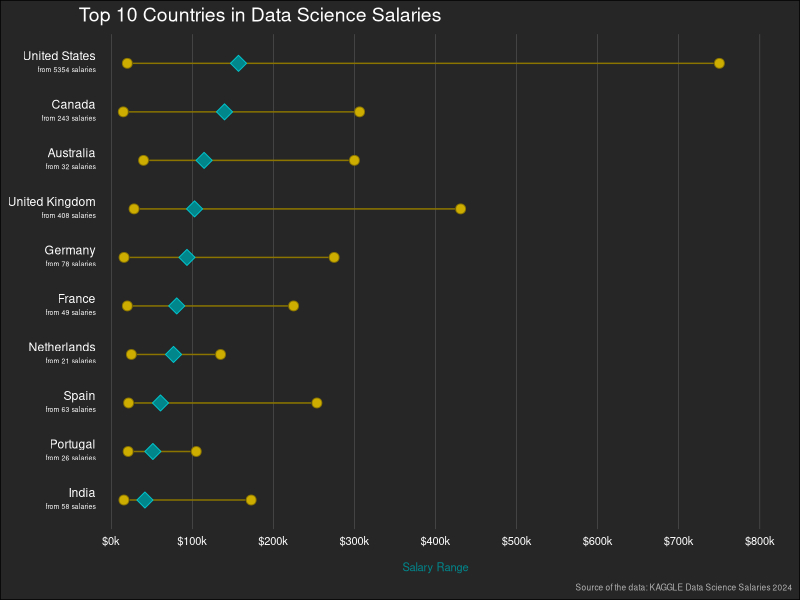

Write the R code that produced this figure.
## ---- chunk 1
# Load necessary libraries for data manipulation and visualization
library(dplyr)
library(ggplot2)
library(scales)
library(ggtext)
## ---- chunk 2
# Read the dataset containing salary information
data <- read.csv("data/data_science_salaries.csv")
## ---- chunk 3
# Remove unnecessary columns: salary and salary_currency
data <- data %>%
  select(-salary, -salary_currency)
## ---- chunk 4
# Define a custom label function for formatting salary values as "$100k"
salary_label <- function(salary) {
  paste0("$", round(salary / 1000, 0), "k")
}
## ---- chunk 5
# Preprocess data to focus on top 10 company locations based on mean salary
# Ensure there are at least 20 observations per group for reliability
top_10_countries_by_mean_salary_data <- data %>%
  group_by(company_location) %>%
  filter(n() >= 20) %>%
  summarise(
    mean_salary = mean(salary_in_usd, na.rm = TRUE),
    lowest_salary = min(salary_in_usd, na.rm = TRUE),
    highest_salary = max(salary_in_usd, na.rm = TRUE),
    n = n()
  ) %>%
  arrange(desc(mean_salary)) %>%
  slice_head(n = 10) %>%
  mutate(company_location = paste0(company_location, "<br><span style='font-size:5pt;'>from ", n, " salaries</span>")) %>%
  mutate(company_location = factor(company_location, levels = company_location[order(mean_salary)]))
## ---- chunk 6
# Create a plot to visualize salary data for top 10 locations
top_10_countries_by_mean_salary_plot <- top_10_countries_by_mean_salary_data %>%
  arrange(highest_salary) %>%
  ggplot(aes(y=company_location)) +
  geom_point(aes(x=lowest_salary,), color='gold4', fill='gold3', size=3, shape=21) +
  geom_point(aes(x=highest_salary), color='gold4', fill='gold3', size=3, shape=21) +
  geom_segment(aes(x=lowest_salary+7000, xend=highest_salary-7000, y=company_location, yend=company_location), color='gold4') +
  geom_point(aes(x = mean_salary), shape = 23, size = 4, fill = "turquoise4", color='turquoise3') +
  scale_x_continuous(labels=salary_label, breaks = seq(0, 800000, 100000), limits=c(0, 800000)) +
  theme_minimal() +
  labs(title='Top 10 Countries in Data Science Salaries',
       x="\nSalary Range",
       y=NULL,
       caption = "Source of the data: KAGGLE Data Science Salaries 2024") +
  theme(axis.text.x = element_text(size = 8), 
        axis.text.y = element_markdown(margin = margin(r = -15)),
        panel.grid.major.y = element_blank(),
        panel.grid.major.x = element_line(size=0.05),
        panel.grid.minor = element_blank(),
        plot.background = element_rect(fill = 'gray15'),
        axis.text = element_text(color = 'white'),
        plot.title = element_text(color = 'white', size = 14),
        plot.subtitle = element_text(color = 'white', size = 8, vjust = 2),
        axis.title = element_text(color = 'white', size = 10),
        axis.title.x = element_text(vjust=1.5, color='turquoise4', size = 8),
        plot.caption = element_text(color='gray70', size=6))
## ---- chunk 7
# Display the plot
top_10_countries_by_mean_salary_plot
